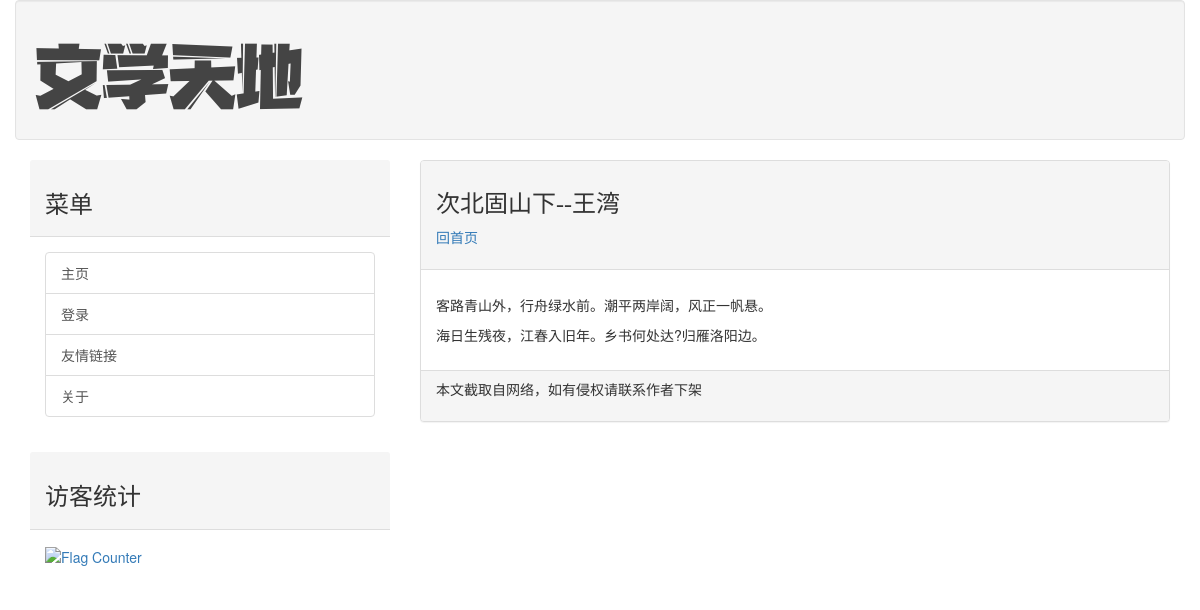
Page /post/cibeigushanxia on the committed database.
### mainsite/models.py (models this page shows, shortened)
class Post(models.Model):
    title = models.CharField(max_length = 200)
    slug = models.CharField(max_length = 200)
    body = models.TextField()
    pub_date = models.DateTimeField(default=timezone.now)
    class Meta:
        ordering = ('-pub_date',)

### mainsite/views.py (the view)
# urls.py: path('post/<slug:slug>', showpost)
def showpost(request, slug):
    try:
        post = Post.objects.get(slug = slug)
        if post != None:
            return render(request, 'post.html', locals())
    except:
        return redirect('/')

### templates/post.html (shortened to what this page needs)
{% extends 'base.html' %}
{% load markdown_deux_tags %}
{% block headmessage %}
	<h3 style="font-family:微软雅黑;">{{ post.title }}</h3>
	<a style="font-family: 微软雅黑;" href='/'>回首页</a>
{% endblock %}
{% block content %}
	<p style="font-family: 微软雅黑;font-size: 12pt;font-weight: bold;">{{ post.body | markdown }}</p>
{% endblock %}

### rows in the picture
Post: title "次北固山下--王湾", body "客路青山外，行舟绿水前。潮平两岸阔，风正一帆悬。 海日生残夜，江春入旧年。乡书何处达?归雁洛阳边。"
